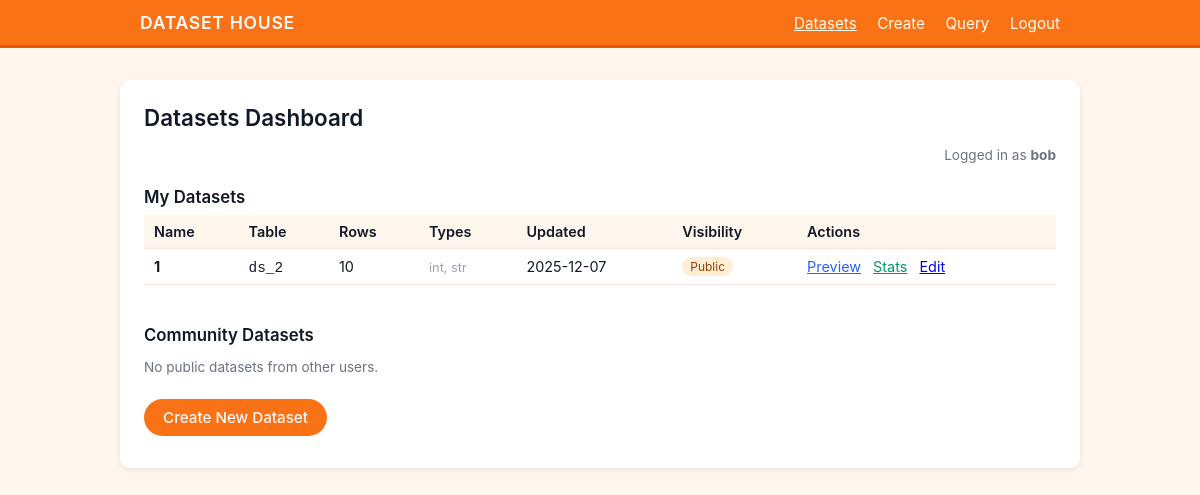
The page /datasets (signed in) on the database as committed earlier.
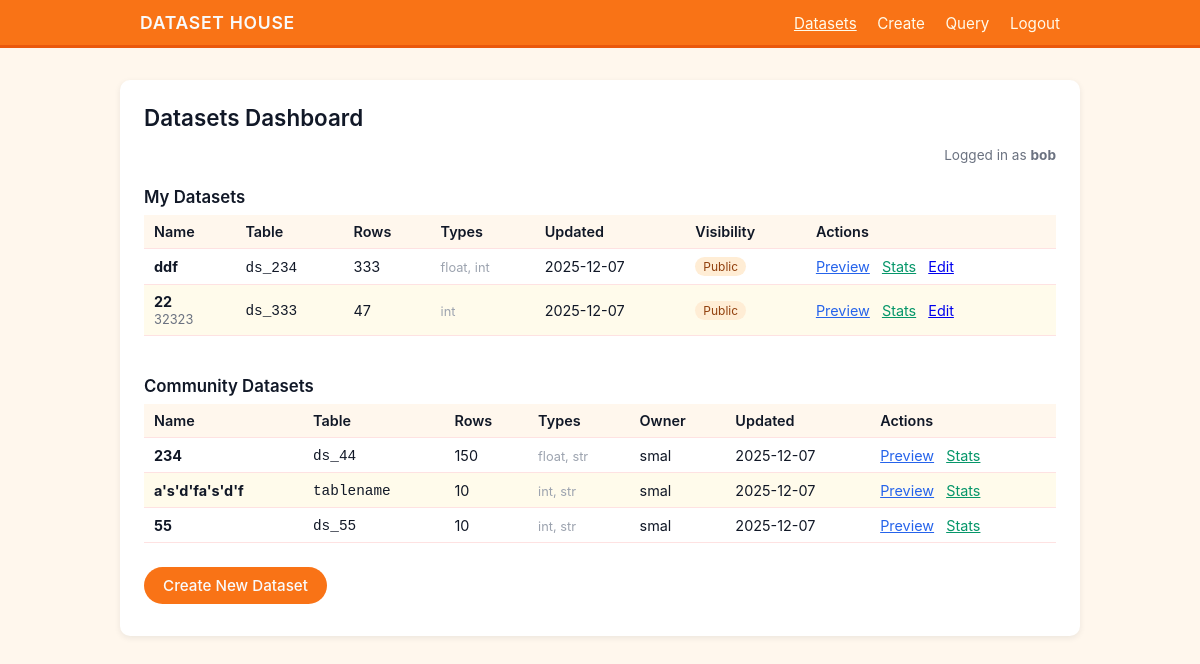
The same page on the database as committed later.
### models.py (models this page shows, shortened)
class User(UserMixin, db.Model):
    __tablename__ = 'users'
    id = db.Column(db.Integer, primary_key=True)  # PK_user_id
    full_name = db.Column(db.String(100), nullable=False)
    email = db.Column(db.String(120), unique=True, nullable=False)
    password_hash = db.Column(db.String(200), nullable=False)
    created_at = db.Column(db.DateTime, default=datetime.utcnow)
    datasets = db.relationship('Dataset', backref='owner', lazy=True)
    queries = db.relationship('QueryLog', backref='user', lazy=True)

class Dataset(db.Model):
    __tablename__ = 'datasets'
    id = db.Column(db.Integer, primary_key=True)
    name = db.Column(db.String(100), nullable=False)
    table_name = db.Column(db.String(100), unique=True, nullable=False)
    description = db.Column(db.Text)
    tags = db.Column(db.String(200))
    rows = db.Column(db.Integer, default=0)
    columns = db.Column(db.Integer, default=0)
    types = db.Column(db.String(200), default="unknown")
    visibility = db.Column(db.String(20), default='public')
    file_path = db.Column(db.String(200))
    created_at = db.Column(db.DateTime, default=datetime.utcnow)
    updated_at = db.Column(db.DateTime, default=datetime.utcnow, onupdate=datetime.utcnow)
    owner_id = db.Column(db.Integer, db.ForeignKey('users.id'), nullable=False)
    logs = db.relationship('QueryLog', backref='dataset', lazy=True, cascade="all, delete-orphan")

### app.py (the view)
@app.route('/datasets')
@login_required
def dataset_list():
    my_datasets = Dataset.query.filter_by(owner_id=current_user.id).order_by(Dataset.created_at.desc()).all()
    other_datasets = Dataset.query.filter(
        Dataset.owner_id != current_user.id,
        Dataset.visibility == 'public'
    ).order_by(Dataset.created_at.desc()).all()
    return render_template('datasets.html', my_datasets=my_datasets, other_datasets=other_datasets)

### app.py (called while the page is built)
@login_manager.user_loader
def load_user(user_id):
    return User.query.get(int(user_id))

### templates/datasets.html (shortened to what this page needs)
<!DOCTYPE html>
<html lang="en">
<head>
    <link rel="stylesheet" href="{{ url_for('static', filename='css/styles.css') }}">
</head>
<body>
<header>
    <div class="header-inner">
        <div class="logo">DATASET HOUSE</div>
        <nav>
            <a href="{{ url_for('dataset_list') }}" class="active">Datasets</a>
            <a href="{{ url_for('dataset_create') }}">Create</a>
            <a href="{{ url_for('dataset_query') }}" target="_blank">Query</a>
            <a href="{{ url_for('logout') }}">Logout</a>
        </nav>
    </div>
</header>
<main class="main">
    <h1>Datasets Dashboard</h1>
    <div class="text-right meta">
        Logged in as <strong>{{ current_user.full_name }}</strong>
    </div>
    <h2>My Datasets</h2>
    {% if my_datasets %}
    <table class="table">
        <thead>
        <tr>
            <th>Name</th>
            <th>Table</th>
            <th>Rows</th>
            <th>Types</th>
            <th>Updated</th>
            <th>Visibility</th>
            <th>Actions</th>
        </tr>
        </thead>
        <tbody>
        {% for ds in my_datasets %}
        <tr>
            <td>
                <strong>{{ ds.name }}</strong><br>
                <span class="text-muted" style="font-size:0.8rem">{{ ds.tags }}</span>
            </td>
            <td><code>{{ ds.table_name }}</code></td>
            <td>{{ ds.rows }}</td>
            <td><span class="field-note">{{ ds.types }}</span></td>
            <td>{{ ds.updated_at.strftime('%Y-%m-%d') }}</td>
            <td>
                {% if ds.visibility == 'private' %}
                <span class="badge" style="background:#fee2e2; color:#991b1b">Private</span>
                {% else %}
                <span class="badge">Public</span>
                {% endif %}
            </td>
            <td>
                <a href="{{ url_for('dataset_preview', id=ds.id) }}" class="action-link" style="color: #2563eb;">Preview</a>
                <a href="{{ url_for('dataset_stats', id=ds.id) }}" class="action-link" style="color: #059669;">Stats</a>
                <a href="{{ url_for('dataset_edit', id=ds.id) }}" class="action-link">Edit</a>
            </td>
        </tr>
        {% endfor %}
        </tbody>
    </table>
    {% else %}
        <p class="text-muted">You haven't uploaded any datasets yet.</p>
    {% endif %}
    <h2 style="margin-top:40px;">Community Datasets</h2>
    {% if other_datasets %}
    <table class="table">
        <thead>
        <tr>
            <th>Name</th>
            <th>Table</th>
            <th>Rows</th>
            <th>Types</th>
            <th>Owner</th>
            <th>Updated</th>
            <th>Actions</th>
        </tr>
        </thead>
        <tbody>
        {% for ds in other_datasets %}
        <tr>
            <td>
                <strong>{{ ds.name }}</strong><br>
            </td>
            <td><code>{{ ds.table_name }}</code></td>
            <td>{{ ds.rows }}</td>
            <td><span class="field-note">{{ ds.types }}</span></td>
            <td>{{ ds.owner.full_name }}</td>
            <td>{{ ds.updated_at.strftime('%Y-%m-%d') }}</td>
            <td>
                <a href="{{ url_for('dataset_preview', id=ds.id) }}" class="action-link" style="color: #2563eb;">Preview</a>
                <a href="{{ url_for('dataset_stats', id=ds.id) }}" class="action-link" style="color: #059669;">Stats</a>
            </td>
        </tr>
        {% endfor %}
        </tbody>
    </table>
    {% else %}
        <p class="text-muted">No public datasets from other users.</p>
    {% endif %}
    <div class="actions">
        <a href="{{ url_for('dataset_create') }}" class="btn btn-primary">Create New Dataset</a>
    </div>
</main>
</body>
</html>

### static/css/styles.css (style rules this page uses)
* { box-sizing: border-box; }
body { margin: 0; font-family: -apple-system, BlinkMacSystemFont, "Segoe UI", Roboto, sans-serif; background-color: #fff7ed; color: #111827; }
header { background-color: #f97316; color: #f9fafb; border-bottom: 3px solid #ea580c; }
.header-inner { max-width: 960px; margin: 0 auto; padding: 12px 20px; display: flex; align-items: center; justify-content: space-between; }
.logo { font-size: 1.1rem; font-weight: 600; letter-spacing: 0.04em; }
nav a { margin-left: 16px; text-decoration: none; color: #fffbeb; font-size: 0.95rem; }
nav a:hover, nav a.active { text-decoration: underline; }
.main { max-width: 960px; margin: 32px auto; padding: 24px 24px 32px; background-color: #ffffff; border-radius: 10px; box-shadow: 0 2px 6px rgba(15, 23, 42, 0.08); }
h1 { margin: 0 0 16px; font-size: 1.4rem; font-weight: 600; }
h2 { margin: 24px 0 8px; font-size: 1.05rem; font-weight: 600; }
.actions { margin-top: 24px; display: flex; gap: 12px; flex-wrap: wrap; }
.btn { display: inline-block; padding: 8px 18px; border-radius: 999px; border: 1px solid transparent; font-size: 0.95rem; font-weight: 500; text-decoration: none; text-align: center; cursor: pointer; }
.btn-primary { background-color: #f97316; color: #f9fafb; }
.table { width: 100%; border-collapse: collapse; margin-top: 8px; font-size: 0.9rem; }
.table th, .table td { padding: 8px 10px; border-bottom: 1px solid #fee2e2; text-align: left; }
.table th { background-color: #fff7ed; font-weight: 600; }
.table tr:nth-child(even) td { background-color: #fffbeb; }
.table a.action-link { margin-right: 8px; font-size: 0.9rem; }
.badge { display: inline-block; padding: 2px 8px; border-radius: 999px; font-size: 0.75rem; background-color: #ffedd5; color: #92400e; }
.meta { font-size: 0.85rem; color: #6b7280; }
.text-right { text-align: right; }
.text-muted { color: #6b7280; font-size: 0.85rem; }
.field-note { font-size: 0.8rem; color: #9ca3af; }

Rows that differ between the two databases and show on the page:
removed Dataset: name "1", table_name "ds_2", rows "10", types "int, str", updated_at "2025-12-07", visibility "Public", shown under "My Datasets"
added Dataset: name "ddf", table_name "ds_234", rows "333", types "float, int", updated_at "2025-12-07", visibility "Public", shown under "My Datasets"
added Dataset: name "22", tags "32323", table_name "ds_333", rows "47", types "int", updated_at "2025-12-07", visibility "Public", shown under "My Datasets"
added Dataset: name "234", table_name "ds_44", rows "150", types "float, str", owner.full_name "smal", updated_at "2025-12-07", shown under "Community Datasets"
added Dataset: name "a's'd'fa's'd'f", table_name "tablename", rows "10", types "int, str", owner.full_name "smal", updated_at "2025-12-07", shown under "Community Datasets"
added Dataset: name "55", table_name "ds_55", rows "10", types "int, str", owner.full_name "smal", updated_at "2025-12-07", shown under "Community Datasets"
Other text that changed with them:
text no longer shown: "No public datasets from other users."
text now shown: "Name Table Rows Types Owner Updated Actions"
